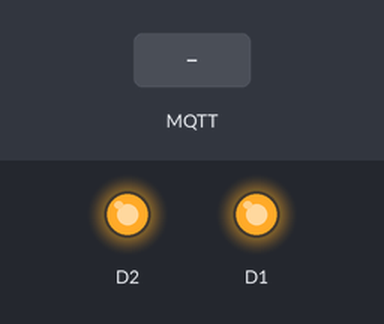
A sketch run on a simulated ESP8266 (NodeMCU). Parts: output pins drawn as LEDs (lit = HIGH). The inputs (shaded band) are chosen by the test bench. WiFi joins after 1.5 s; servers stay silent unless stated; no MQTT or app messages arrive unless stated; what the sketch prints to the serial monitor is not drawn.

Above: at 2.7 s.
2.8 s: MQTT message "0" arrives on the first subscribed topic
At 3.1 s:
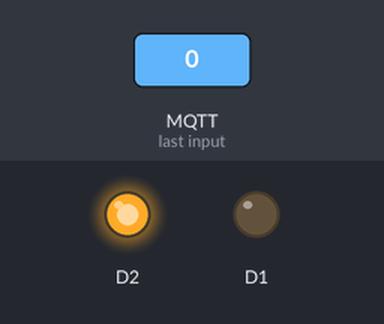
5.8 s: MQTT message "1" arrives on the first subscribed topic
At 6.6 s:
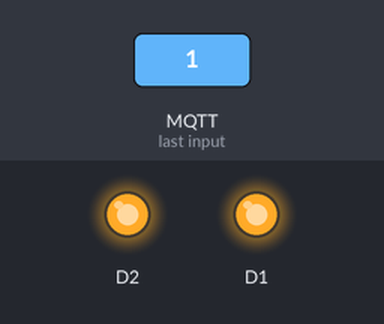
7.3 s: MQTT message "0" arrives on the second subscribed topic
At 7.7 s:
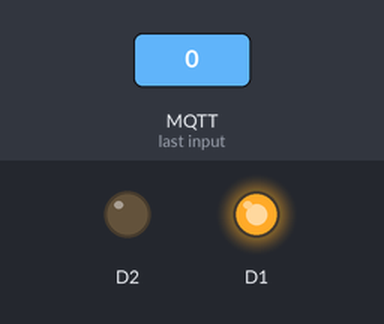
8.8 s: MQTT message "1" arrives on the second subscribed topic
At 10.1 s:
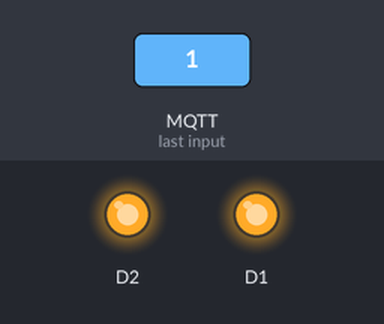
Timing chart, 0 to 11.3 s (numbered marks = the images above; inputs shaded):
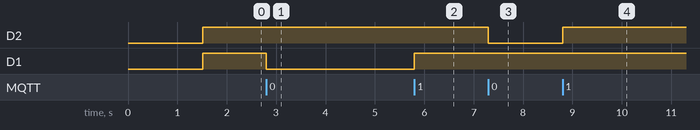

The sketch:

NodeMCU.ino
```cpp
#include <ESP8266WiFi.h>
#include <PubSubClient.h>

//const char* ssid = "cyber@superipey";
//const char* password = "ipeyganteng";

const char* ssid = "Hotspot LSKK";
const char* password = "lskkhotspot";

//char* mqtt_server = "192.168.137.1";
char* mqtt_server = "167.205.7.226";

WiFiClient espClient;
PubSubClient client(espClient);
long lastMsg = 0;
char msg[50];
int value = 0;

String inputString = "";
boolean stringComplete = false;

extern void serialEventRun(void) __attribute__((weak));

void setup() {
  Serial.begin(115200);
  setup_wifi();
  client.setServer(mqtt_server, 1883);
  client.setCallback(callback);

  inputString.reserve(50);

  pinMode(D1, OUTPUT);
  pinMode(D2, OUTPUT);
  digitalWrite(D1, 1);
  digitalWrite(D2, 1);
}

void resetup() {
  client.disconnect();
  client.setServer(mqtt_server, 1883);
  reconnect();
}

void loop() {
  if (!client.connected()) {
    reconnect();
  }

  client.loop();
}

void setup_wifi() {
  delay(10);

  Serial.println();
  Serial.print("Connecting to ");
  Serial.println(ssid);

  WiFi.begin(ssid, password);

  while (WiFi.status() != WL_CONNECTED) {
    delay(500);
    Serial.print(".");
  }

  Serial.println("");
  Serial.println("WiFi connected");
  Serial.println("IP address: ");
  Serial.println(WiFi.localIP());
}

void reconnect() {
  while (!client.connected()) {
    Serial.print("Attempting MQTT connection...");
    if (client.connect("TMDG2017-5-Fertra", "/ARX:ARmachine", "12345")) {
      Serial.println("Connected");

      client.publish("TMDG2017-5-Fertra", "Helo, I'm superipey", true);
      client.subscribe("led1");
      client.subscribe("led2");
    } else {
      Serial.print("failed, rc=");
      Serial.print(client.state());
      Serial.println(" try again in 3 seconds");
      delay(3000);
    }
  }
}

// ==============================================================
// Function callback
// ==============================================================
void callback(char* topic, byte* payload, unsigned int length) {
  Serial.print("Message arrived [");
  Serial.print(topic);
  Serial.print("] ");
  for (int i = 0; i < length; i++) {
    Serial.print((char)payload[i]);
  }
  Serial.println();

  String txtTopic(topic);

  if (txtTopic == "led1") {
    if ((char)payload[0] == '1') {
      digitalWrite(D1, 1);
    }

    if ((char)payload[0] == '0') {
      digitalWrite(D1, 0);
    }
  }

  if (txtTopic == "led2") {
    if ((char)payload[0] == '1') {
      digitalWrite(D2, 1);
    }

    if ((char)payload[0] == '0') {
      digitalWrite(D2, 0);
    }
  }
}

// ==================
// Another Function
// ==================
String getValue(String data, char separator, int index)
{
    int found = 0;
    int strIndex[] = { 0, -1 };
    int maxIndex = data.length() - 1;

    for (int i = 0; i <= maxIndex && found <= index; i++) {
        if (data.charAt(i) == separator || i == maxIndex) {
            found++;
            strIndex[0] = strIndex[1] + 1;
            strIndex[1] = (i == maxIndex) ? i+1 : i;
        }
    }
    return found > index ? data.substring(strIndex[0], strIndex[1]) : "";
}

void serialEvent() {
  Serial.print("receive");
  while (Serial.available()) {
    char inChar = (char) Serial.read();
    inputString += inChar;
    if (inChar == ';') {
      stringComplete = true;
    }
  }
}
```

Measured:
- after the input at 2.8 s, D1: HIGH → LOW at once
- after the input at 5.8 s, D1: LOW → HIGH at once
- after the input at 7.3 s, D2: HIGH → LOW at once
- after the input at 8.8 s, D2: LOW → HIGH at once
